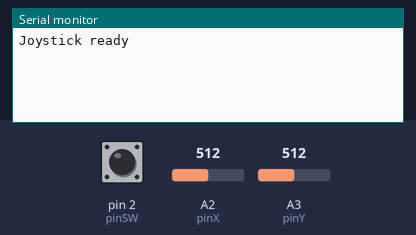
Bench run of a sketch on a simulated Arduino Uno, built with avr-gcc and run on an emulated ATmega328P. On the bench: the last lines printed to the serial monitor. Inputs (shaded band) come from the test bench; at power-on: A2 (pinX) = 512, A3 (pinY) = 512, pin 2 (pinSW) HIGH.

Above: at 1.2 s.
1.3 s: A2 (pinX) set to 910
At 2.9 s:
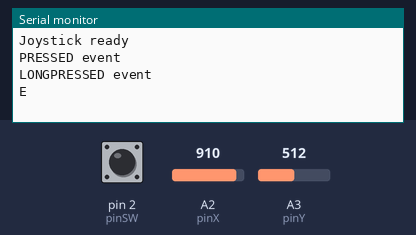
3.7 s: A3 (pinY) set to 910
At 5.7 s:
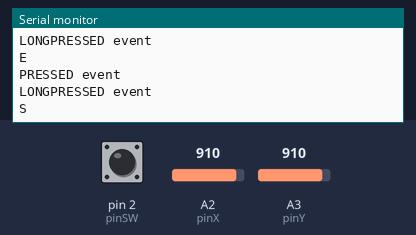
6.1 s: pin 2 (pinSW) pulled LOW for 0.15 s
At 7.4 s:
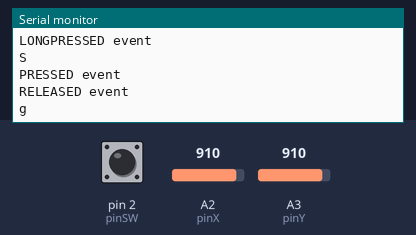
7.7 s: pin 2 (pinSW) pulled LOW for 1 s
At 9.2 s:
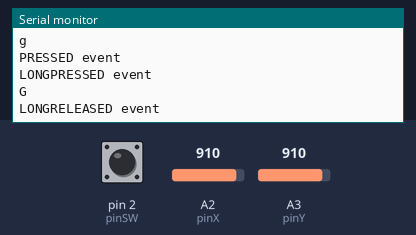
10.2 s: A2 (pinX) set to 110
At 12.0 s:
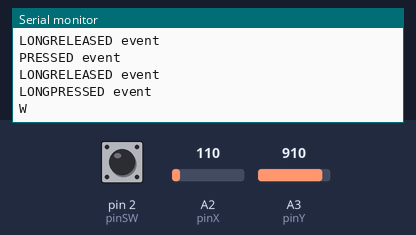
12.6 s: A3 (pinY) set to 110
At 13.9 s:
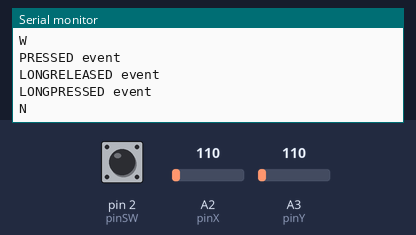

The sketch:

Wireless_Keyboard.ino
```cpp
// Wireless Keyboard for Escornabot using analog Joystick with switch button and HM-10 BLE module

const byte pinX = A2;
const byte pinY = A3;
const byte pinSW = 2;
const unsigned long debouncing=30, longPressed=900, loopInterval=5;

// The 5 buttons commands are FORWARD, BACKWARD, TURN LEFT, TURN RIGHT, GO
const char button_command[5][2]={{'n','N'},{'s','S'},{'w','W'},{'e','E'},{'g','G'}};

unsigned long previousTime=0, currentTime=0;

byte button_state[5][2]={{0,0},{0,0},{0,0},{0,0},{0,0}};
unsigned long pressed_time[5][2]={{0,0},{0,0},{0,0},{0,0},{0,0}};

// Reading values from joystick
byte joystick(int i){

  int valueRX=analogRead(pinX);
  int valueRY=analogRead(pinY);
  int valueSW=digitalRead(pinSW);

  if ((i==0 && valueRY<120) || (i==1 && valueRY>900) ||(i==2 && valueRX<120) ||(i==3 && valueRX>900) ||(i==4 && valueSW==0)){
    return 1;
  }
  return 0;
}

void setup() {

  pinMode(pinX, INPUT);
  pinMode(pinY, INPUT);
  pinMode(pinSW, INPUT_PULLUP);

  Serial.begin(9600);
  Serial.println("Joystick ready");
}

void loop() {

  currentTime=millis();

  if((currentTime-previousTime)>loopInterval){

    for (int i=0; i<5; i++){

      // FDB - Final Debugging
      if (button_state[i][1]==0 && (currentTime-pressed_time[i][1])>30){
        button_state[i][1]=joystick(i);
      }

      // IDB - Initial Debugging
      if (button_state[i][1]==1 && (currentTime-pressed_time[i][0])>30){
        button_state[i][1]=joystick(i);
      }

      if (button_state[i][0]==0 && button_state[i][1]==1){
        pressed_time[i][0]=currentTime;
        button_state[i][0]=button_state[i][1];
        Serial.println("PRESSED event");
      }
      if (button_state[i][0]==1 && button_state[i][1]==1){
        pressed_time[i][1]=currentTime;
        if (pressed_time[i][1]-pressed_time[i][0]>longPressed){
          button_state[i][0]=2;
          Serial.println("LONGPRESSED event");
          Serial.println(button_command[i][1]);
        }
      }
      if (button_state[i][0]==1 && button_state[i][1]==0){
        pressed_time[i][1]=currentTime;
        button_state[i][0]=button_state[i][1];
        Serial.println("RELEASED event");
        Serial.println(button_command[i][0]);
      }
      if (button_state[i][0]==2 && button_state[i][1]==0){
        pressed_time[i][1]=currentTime;
        button_state[i][0]=button_state[i][1];
        Serial.println("LONGRELEASED event");
      }
    }
    previousTime=currentTime;
  }
}
```

Measured:
- after the input at 1.3 s, the serial monitor: prints a new line at once (image 1)
- after the input at 3.7 s, the serial monitor: prints a new line after 0.92 s (image 2)
- after the input at 6.1 s, the serial monitor: prints a new line after 0.16 s (image 3)
- after the input at 7.7 s, the serial monitor: prints a new line after 0.91 s (image 4)
- after the input at 10.2 s, the serial monitor: prints a new line after 0.93 s (image 5)
- after the input at 12.6 s, the serial monitor: prints a new line after 0.93 s (image 6)
